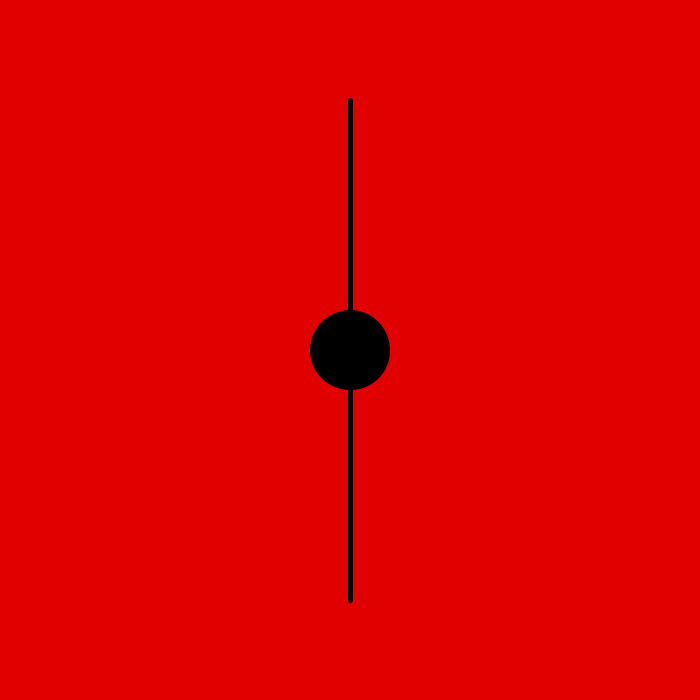
Frame 1 (no input)
Frame 60 (the mouse pressed at the canvas centre just before this capture): identical to frame 1, image omitted
Frame 120 (the mouse held since frame 60 and released just before this capture): identical to frame 1, image omitted

The Processing sketch that drew this single still picture (run headless with seeded random() and noise(); from frame 60 on, the mouse is pressed at the canvas centre):

// Processing sketch: checkpoint_3_slider
// ── checkpoint_3_slider.pde
float slidery;
float diameter;

void setup () {
  size (700, 700);
  slidery=350;
  diameter=75;
  fill (0);
  stroke (0);
  strokeWeight (5);
}

void draw () {
  background (225, 0, 0);
  slider (350);
}

void slider (int x) {
  line (x, 100, x, 600);
  circle (x, slidery, diameter);
}
 
 void mouseDragged () {//if you drag the mouse around it'll move
  moveslider ();
 }
 
 void mouseReleased () {
   moveslider ();
 }
 
 void moveslider () {
   if (mouseX > 325 && mouseX<375 && mouseY>100 && mouseY<600) { //circle only works if within 25 of the line (y axis)
    slidery=mouseY; //the circle will not go off the line
  }
  diameter=map (slidery, 100, 600, 5, 145);
 }
